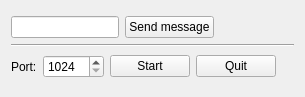
<?xml version="1.0" encoding="UTF-8"?>
<ui version="4.0">
 <class>Widget</class>
 <widget class="QWidget" name="Widget">
  <property name="geometry">
   <rect>
    <x>0</x>
    <y>0</y>
    <width>305</width>
    <height>97</height>
   </rect>
  </property>
  <property name="windowTitle">
   <string>Widget</string>
  </property>
  <layout class="QVBoxLayout" name="verticalLayout_2">
   <item>
    <layout class="QVBoxLayout" name="verticalLayout">
     <item>
      <layout class="QHBoxLayout" name="horizontalLayout_2">
       <item>
        <widget class="QLineEdit" name="txtMessage"/>
       </item>
       <item>
        <widget class="QPushButton" name="btnSendMessage">
         <property name="text">
          <string>Send message</string>
         </property>
        </widget>
       </item>
       <item>
        <spacer name="horizontalSpacer_2">
         <property name="orientation">
          <enum>Qt::Horizontal</enum>
         </property>
         <property name="sizeHint" stdset="0">
          <size>
           <width>40</width>
           <height>20</height>
          </size>
         </property>
        </spacer>
       </item>
      </layout>
     </item>
     <item>
      <widget class="Line" name="line">
       <property name="orientation">
        <enum>Qt::Horizontal</enum>
       </property>
      </widget>
     </item>
     <item>
      <layout class="QHBoxLayout" name="horizontalLayout">
       <item>
        <widget class="QLabel" name="label">
         <property name="text">
          <string>Port:</string>
         </property>
        </widget>
       </item>
       <item>
        <widget class="QSpinBox" name="spinnerPort">
         <property name="minimum">
          <number>1024</number>
         </property>
         <property name="maximum">
          <number>65535</number>
         </property>
        </widget>
       </item>
       <item>
        <widget class="QPushButton" name="btnStartServer">
         <property name="text">
          <string>Start</string>
         </property>
        </widget>
       </item>
       <item>
        <widget class="QPushButton" name="btnQuit">
         <property name="text">
          <string>Quit</string>
         </property>
        </widget>
       </item>
       <item>
        <spacer name="horizontalSpacer">
         <property name="orientation">
          <enum>Qt::Horizontal</enum>
         </property>
         <property name="sizeHint" stdset="0">
          <size>
           <width>13</width>
           <height>27</height>
          </size>
         </property>
        </spacer>
       </item>
      </layout>
     </item>
    </layout>
   </item>
  </layout>
 </widget>
 <layoutdefault spacing="6" margin="11"/>
 <resources/>
 <connections>
  <connection>
   <sender>btnQuit</sender>
   <signal>clicked()</signal>
   <receiver>Widget</receiver>
   <slot>close()</slot>
   <hints>
    <hint type="sourcelabel">
     <x>358</x>
     <y>240</y>
    </hint>
    <hint type="destinationlabel">
     <x>411</x>
     <y>92</y>
    </hint>
   </hints>
  </connection>
 </connections>
</ui>
